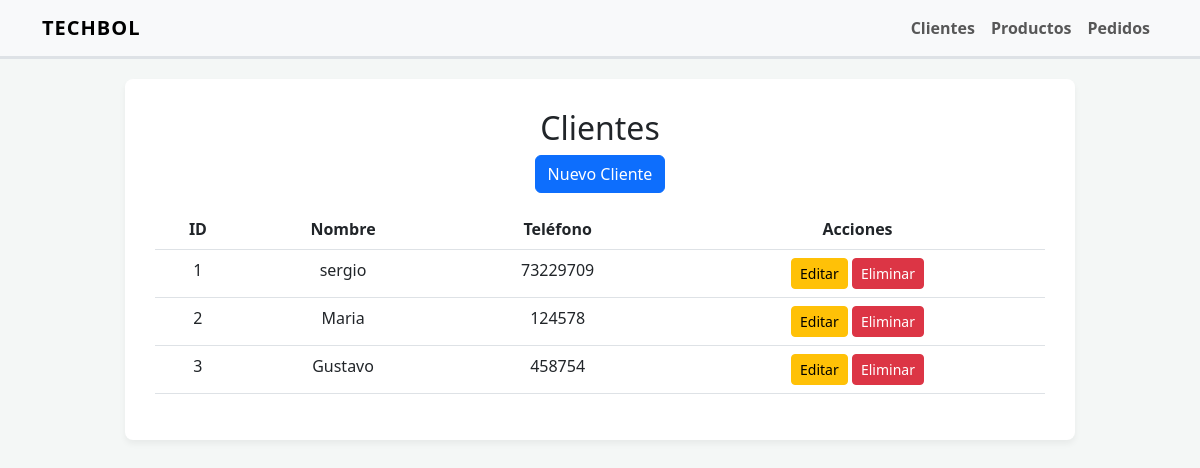
Page /clientes/ on the earlier database version.
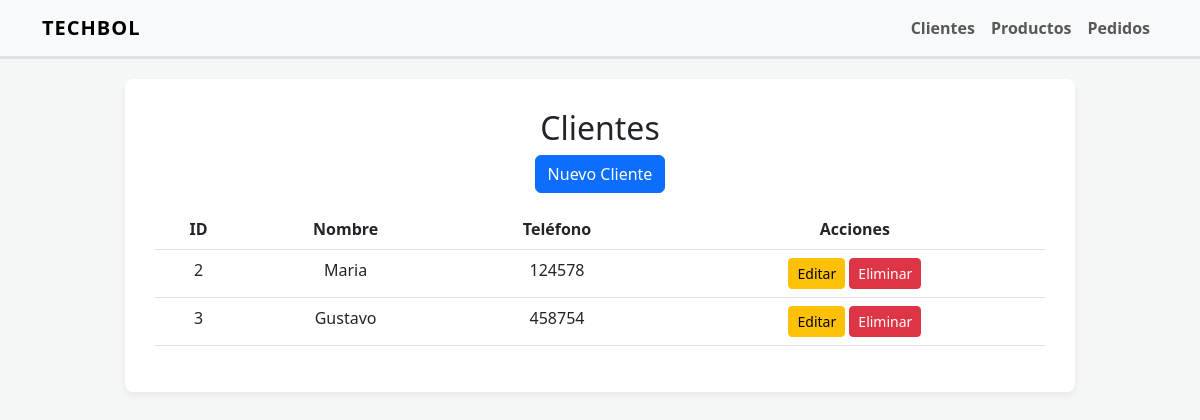
Same page on the later database version.
### app/models.py (models this page shows)
class Cliente(db.Model):
    __tablename__ = 'clientes'
    id = db.Column(db.Integer, primary_key=True)
    nombre = db.Column(db.String(100), nullable=False)
    telefono = db.Column(db.String(20), nullable=False)
    pedidos = db.relationship('Pedido', backref='cliente', lazy=True, cascade="all, delete-orphan")

### app/clientes/routes.py (the view)
@bp_clientes.route('/')
def index():
    clientes = Cliente.query.all()
    return render_template('clientes/index.html', clientes=clientes)

### app/templates/clientes/index.html
{% extends "base.html" %}
{% block content %}
<h2>Clientes</h2>
<a href="{{ url_for('clientes.nuevo') }}" class="btn btn-primary mb-3">Nuevo Cliente</a>
<table class="table">
    <thead>
        <tr>
            <th>ID</th>
            <th>Nombre</th>
            <th>Teléfono</th>
            <th>Acciones</th>
        </tr>
    </thead>
    <tbody>
        {% for cliente in clientes %}
        <tr>
            <td>{{ cliente.id }}</td>
            <td>{{ cliente.nombre }}</td>
            <td>{{ cliente.telefono }}</td>
            <td>
                <a href="{{ url_for('clientes.editar', id=cliente.id) }}" class="btn btn-warning btn-sm">Editar</a>
                <a href="{{ url_for('clientes.eliminar', id=cliente.id) }}" class="btn btn-danger btn-sm" onclick="return confirm('¿Eliminar?')">Eliminar</a>
            </td>
        </tr>
        {% endfor %}
    </tbody>
</table>
{% endblock %}

Differences in the rows shown:
removed Cliente: id "1", nombre "sergio", telefono "73229709"
